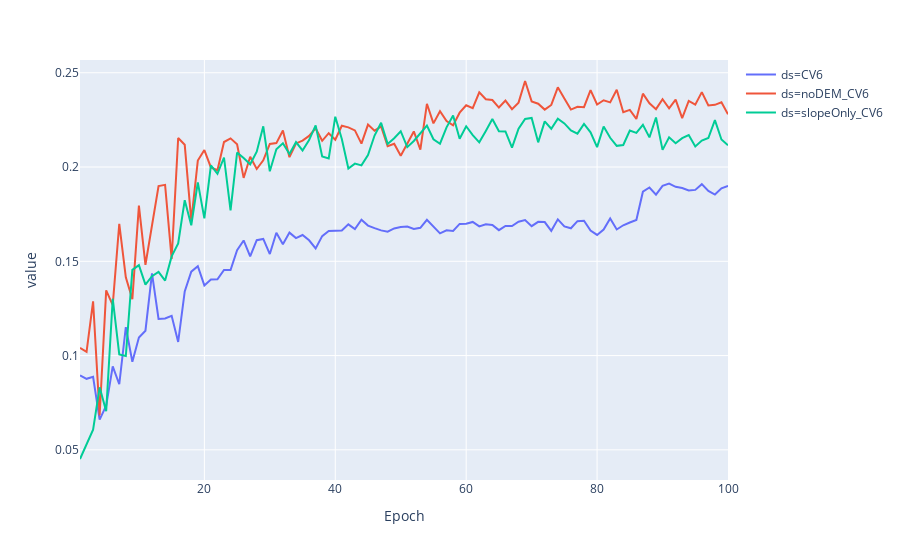

This figure's notebook cell:
### Code cell
px.line(mean_vals, x='Epoch', y='value', color='ds')
